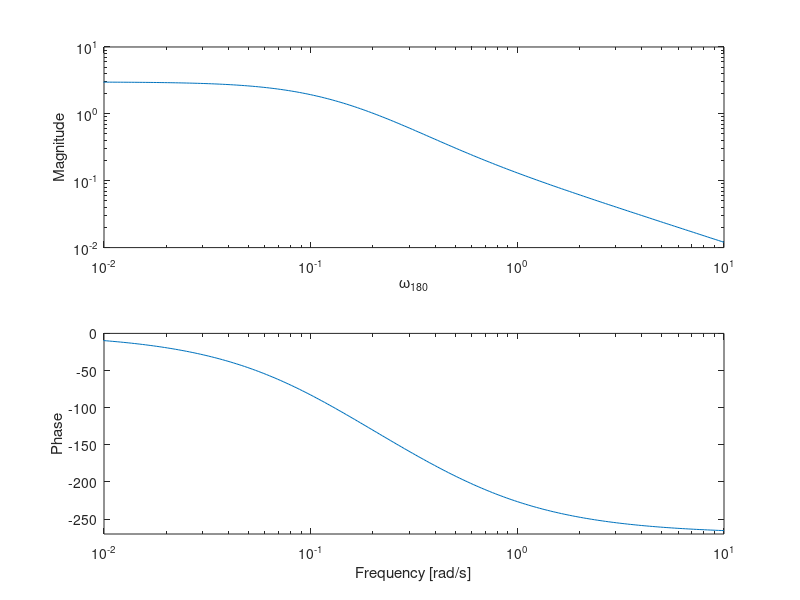

This figure's MATLAB source:
% Plant 2.26,    G(s)=3(-2s+1)/(5s+1)(10s+1)
%
% Copyright 2005 Sigurd Skogestad & Ian Postlethwaite
% Multivariable Feedback Control 2nd Edition
% $Id: Eq2_31.m,v 1.1 2004/01/26 16:37:11 heidisi Exp $

s=tf('s');
g=3*(-2*s+1)/(5*s+1)/(10*s+1);

% frequency response of G
points=301;
w=logspace(-3,1,points);
[mag,pha]=bode(g,w); 
mag=mag(:); pha=pha(:);

% plotting Figure 2.7
subplot(2,1,1)
loglog(w,mag)
axis([1e-2 10 1e-2 10])
ylabel('Magnitude')
xlabel('\omega_{180}')
subplot(2,1,2)
semilogx(w,pha)
axis([1e-2 10 -270 0])
ylabel('Phase')
xlabel('Frequency [rad/s]')
